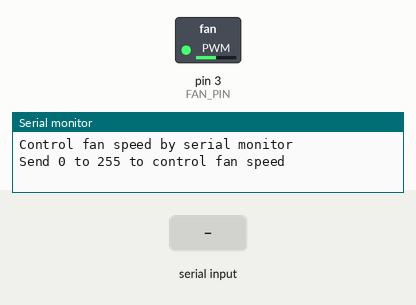
Simulated run of this sketch. Board: Arduino Uno, built with avr-gcc and run on an emulated ATmega328P. On the bench: switched loads named in the sketch (green lamp = pin HIGH), the last lines printed to the serial monitor. Inputs (shaded band) come from the test bench.

Above: at 1.2 s.
1.3 s: "90,45\n" received over Serial
At 2.0 s:
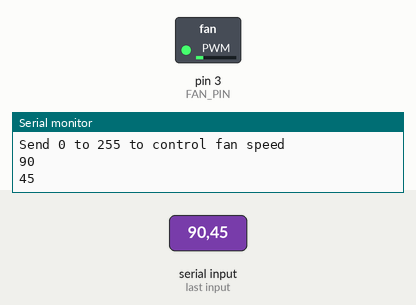
2.8 s: "30,150\n" received over Serial
At 3.2 s:
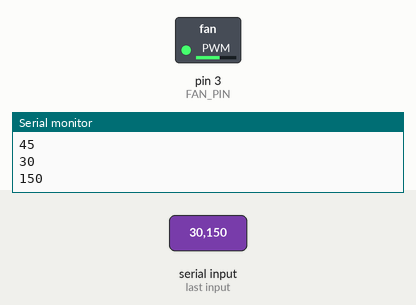
4.3 s: "200\n" received over Serial
At 5.5 s:
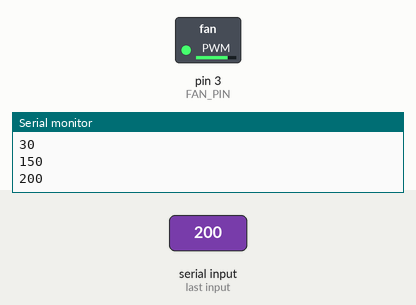
5.8 s: "90\n" received over Serial
At 6.6 s:
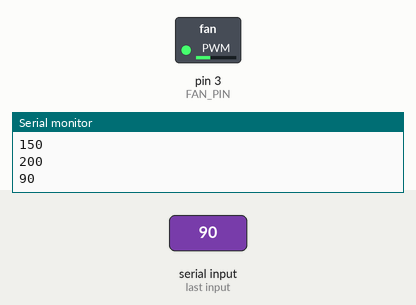
Timing chart, 0 to 8.3 s (numbered marks = the images above; inputs shaded):
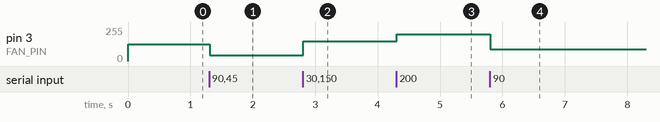

Measured:
- after the input at 1.3 s, pin 3 (FAN_PIN): 127/255 → 45/255 at once
- after the input at 2.8 s, pin 3 (FAN_PIN): 45/255 → 150/255 at once
- after the input at 4.3 s, pin 3 (FAN_PIN): 150/255 → 200/255 at once
- after the input at 5.8 s, pin 3 (FAN_PIN): 200/255 → 90/255 at once

The sketch:

Lesson8.ino
```cpp
int FAN_PIN = 3; // Tuuletin pinni
void setup() {
  Serial.begin(9600);
  pinMode(FAN_PIN,OUTPUT);
  analogWrite(FAN_PIN, 127); // laitetaan tuuletin pyörimään puoliteholla
  Serial.println("Control fan speed by serial monitor");
  Serial.println("Send 0 to 255 to control fan speed");
}

void loop() {
if (Serial.available() > 0) { // jos serial monitori on auki
    int fan_speed =  Serial.parseInt(); // lue mitä kirjoitetaan
    if (fan_speed > 0) { // jos arvo on yli 0 niin kirjoita monitoriin arvo ja lähetä se tuulettimelle
      Serial.println(fan_speed);
      analogWrite(FAN_PIN, fan_speed);
    }
}
}
```
